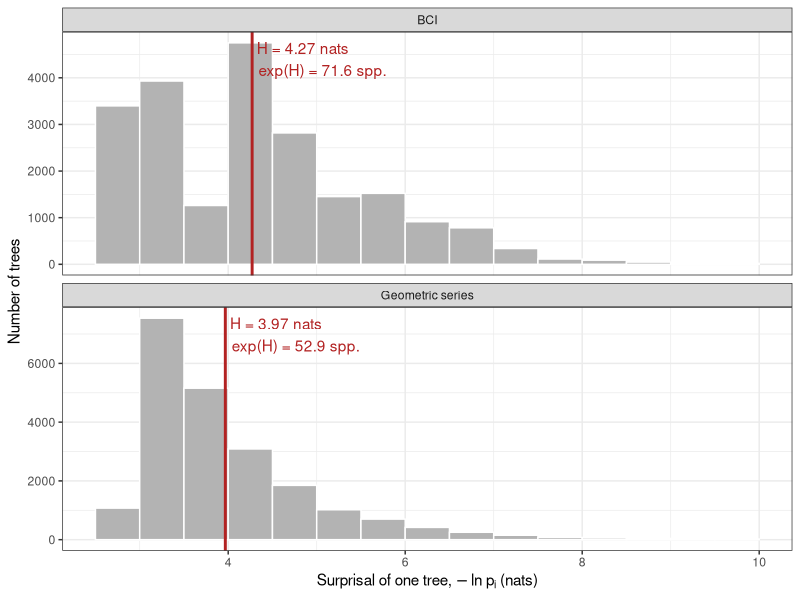
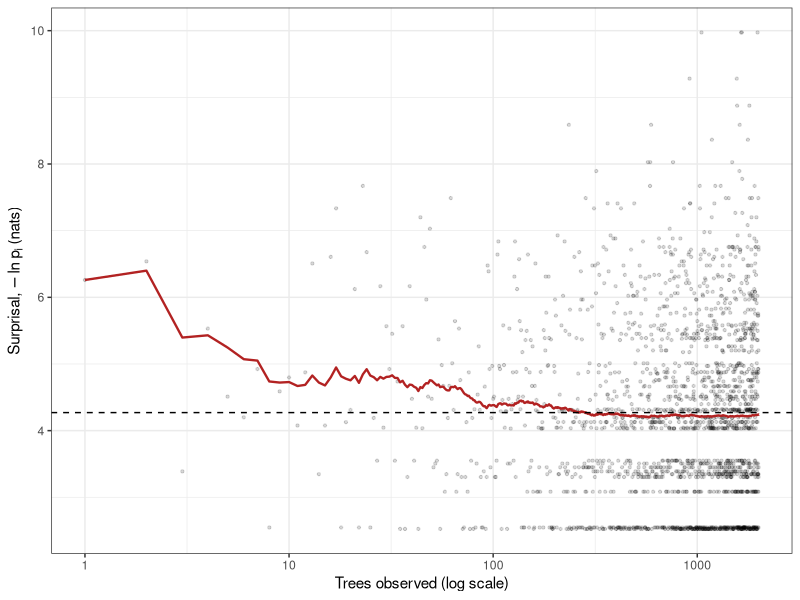
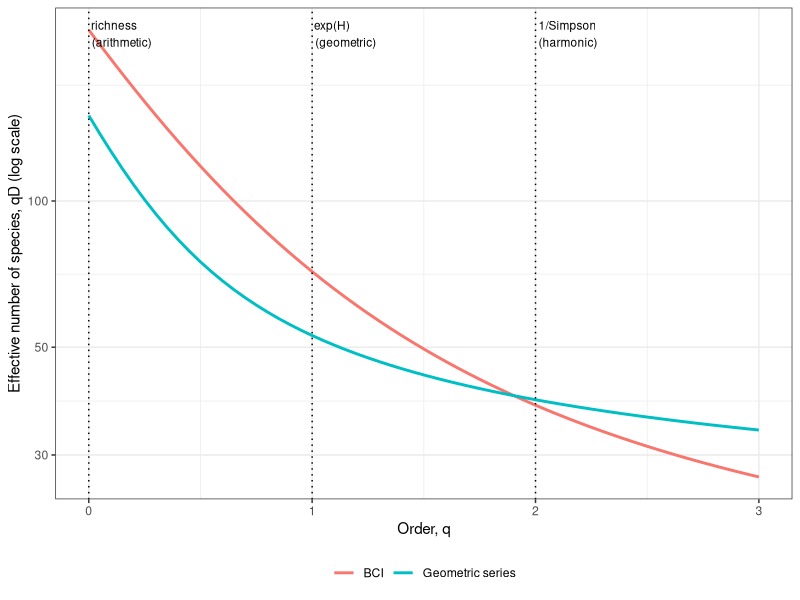

Generate these figures, in order, with R:
# Surprisal, Shannon entropy, and Hill numbers as means of rarity ----
# A Primer of Ecology with R (2nd ed.) -- demo for the diversity chapter
# Each individual tree carries a surprisal, -ln(p_i).
# Shannon H is the average surprisal per tree, and every Hill number
# is a weighted power mean of the per-tree rarity, 1/p_i.

## Setup ----
library(tidyverse)
library(vegan)   # for the BCI data
data(BCI)        # Barro Colorado Island, 50 one-ha subplots, 225 species
set.seed(42)

## Build two communities ----
# BCI: all 50 ha pooled
bci <- tibble(species = names(BCI), n = colSums(BCI)) |>
  filter(n > 0) |>
  mutate(p = n / sum(n))

# Hypothetical contrast: a geometric series (strong dominance) with
# the same number of individuals as BCI; species expected to have
# fewer than one tree are dropped, so richness is lower
S  <- nrow(bci)
N  <- sum(bci$n)
k  <- 0.05                                # niche pre-emption fraction
geo <- tibble(species = paste0("sp", seq_len(S)),
              p = k * (1 - k)^(seq_len(S) - 1)) |>
  mutate(n = round(N * p / sum(p))) |>
  filter(n > 0) |>
  mutate(p = n / sum(n))

comm <- bind_rows(BCI = bci, `Geometric series` = geo, .id = "community") |>
  mutate(surprisal = -log(p))             # nats per tree

## Hill numbers as weighted power means of rarity ----
# For q != 1, qD = ( sum p * (1/p)^(1-q) )^(1/(1-q)): power mean of order 1-q
# For q == 1, the limit is the weighted geometric mean, exp(H)
hill <- function(p, q) {
  if (q == 1) exp(-sum(p * log(p))) else sum(p^q)^(1 / (1 - q))
}

hill_tab <- comm |>
  summarise(H        = sum(p * surprisal),        # mean surprisal (nats)
            richness = hill(p, 0),                # arithmetic mean of 1/p
            expH     = hill(p, 1),                # geometric mean of 1/p
            invSimp  = hill(p, 2),                # harmonic mean of 1/p
            .by = community)
hill_tab

# Check: vegan agrees with the mean-surprisal definition of H
c(bci = diversity(colSums(BCI), "shannon"),
  by_hand = hill_tab$H[hill_tab$community == "BCI"])

## Figure 1: distribution of surprisal across individual trees ----
# Each species contributes n trees, each with the same surprisal.
# Weighting by n turns the species list into a tree-level distribution.
ggplot(comm, aes(surprisal, weight = n)) +
  geom_histogram(binwidth = 0.5, boundary = 0,
                 fill = "grey70", colour = "white") +
  geom_vline(data = hill_tab, aes(xintercept = H),
             linewidth = 1, colour = "firebrick") +
  geom_text(data = hill_tab,
            aes(x = H, y = Inf,
                label = sprintf("H = %.2f nats\nexp(H) = %.1f spp.", H, expH)),
            hjust = -0.05, vjust = 1.3, colour = "firebrick",
            inherit.aes = FALSE) +
  facet_wrap(~ community, ncol = 1, scales = "free_y") +
  labs(x = expression("Surprisal of one tree, " * -ln~p[i] * " (nats)"),
       y = "Number of trees") +
  theme_bw()

## Figure 2: one tree at a time -- the running mean converges on H ----
# Draw trees at random from BCI and track the surprisal of each.
# Individual trees vary a lot; their running mean settles on H.
n_draws <- 2000
draws <- tibble(tree = seq_len(n_draws),
                species = sample(bci$species, n_draws,
                                 replace = TRUE, prob = bci$p)) |>
  left_join(select(bci, species, p), by = "species") |>
  mutate(surprisal    = -log(p),
         running_mean = cumsum(surprisal) / tree)

H_bci <- hill_tab$H[hill_tab$community == "BCI"]

ggplot(draws, aes(tree)) +
  geom_point(aes(y = surprisal), alpha = 0.15, size = 0.8) +
  geom_line(aes(y = running_mean), colour = "firebrick", linewidth = 0.8) +
  geom_hline(yintercept = H_bci, linetype = 2) +
  scale_x_log10() +
  labs(x = "Trees observed (log scale)",
       y = expression("Surprisal, " * -ln~p[i] * " (nats)")) +
  theme_bw()

## Figure 3: the Hill profile as a continuum of means ----
# As q increases, the average gives rare (high-surprisal) trees less weight.
qs <- seq(0, 3, by = 0.05)
profile <- comm |>
  reframe(q = qs, D = map_dbl(qs, \(q) hill(p, q)), .by = community)

ggplot(profile, aes(q, D, colour = community)) +
  geom_line(linewidth = 1) +
  geom_vline(xintercept = c(0, 1, 2), linetype = 3) +
  annotate("text", x = c(0, 1, 2), y = Inf, vjust = 1.5, hjust = -0.05,
           label = c("richness\n(arithmetic)", "exp(H)\n(geometric)",
                     "1/Simpson\n(harmonic)"), size = 3) +
  scale_y_log10() +
  labs(x = "Order, q", y = "Effective number of species, qD (log scale)",
       colour = NULL) +
  theme_bw() +
  theme(legend.position = "bottom")
